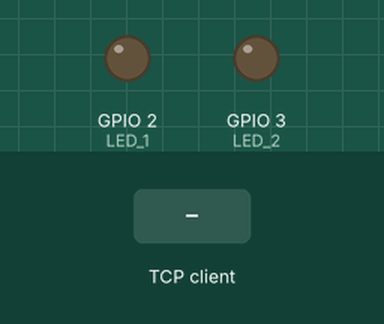
Simulated run of this program. Board: Raspberry Pi (BCM pin numbers). On the bench: output pins drawn as LEDs (lit = HIGH). The inputs (shaded band) are chosen by the test bench. One TCP client connects 1 s after the port opens and stays connected; the interpreter's speed is modelled, so counts of loop turns are approximate; threads take turns every 2 ms; what the program prints to the terminal is not drawn.

Above: at 1.2 s.
1.3 s: the TCP client sends "1"
At 1.6 s:
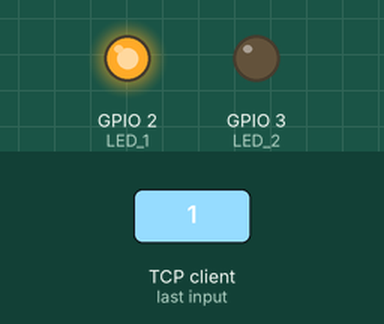
2.8 s: the TCP client sends "0"
At 3.9 s:
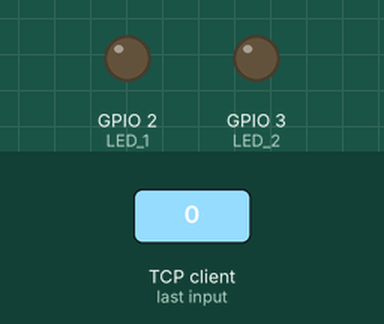
Timing chart, 0 to 5.8 s (numbered marks = the images above; inputs shaded):
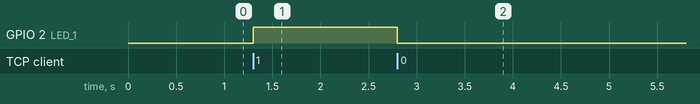

Measured:
- after the input at 1.3 s, GPIO 2 (LED_1): LOW → HIGH at once
- after the input at 2.8 s, GPIO 2 (LED_1): HIGH → LOW at once

The program:

robotServer.py
```python
import socket
from _thread import *
import sys
from hardwareControl import responseToTheRequest

## Web Socket
HOST = ''   # all available interfaces
PORT = 12345 # Non-privileged port

s = socket.socket(socket.AF_INET,socket.SOCK_STREAM)

print("Socket Created")

try:
    s.bind((HOST,PORT))
except socket.error as msg:
    print("Bind failed. Error Code: "+ str(msg[0]) + "Message : "+msg[1])
    sys.exit()

print("Socket Bind Complete")
print("PORT : "+str(PORT))

## Controls the number of incoming connections that are kept "waiting"
## if the program is already busy.
s.listen(10)
print("Socket Now Listening")

reply=b''
data=b''
dataToInt=0
response=b''

def clientThread(conn):
    conn.send(b'Welcome to the server. Type something and hit enter\n')
    while True:
        reply=b''
        data=b''
        #now keep talking with the client
        data = conn.recv(1024)
        try :
            dataToInt = int(data)
        except ValueError:
            pass
        response = responseToTheRequest(dataToInt)
        reply = reply + response+b"\r\n\r\n"
        if not data:
            break
        response=b''
        conn.sendall(reply)
    conn.close()

#now keep talking with the client
while True:
    # Wait to accept a connection - blocking call
    conn, addr = s.accept()

    # Display client information
    print("Connected with "+addr[0]+": "+str(addr[1]))

    #start new thread
    start_new_thread(clientThread,(conn,))

s.close()
```

hardwareControl.py
```python
import RPi.GPIO as GPIO
from time import sleep

## Setup the Hardware
GPIO.setmode(GPIO.BCM)
GPIO.setwarnings(False)
LED_1 = 2
LED_2 = 3
GPIO.setup(LED_1,GPIO.OUT)
GPIO.output(LED_1,0)
GPIO.setup(LED_2,GPIO.OUT)
GPIO.output(LED_2,0)


def responseToTheRequest(data):
    response=b''
    if data == 0:
        GPIO.output(LED_1,0)
        GPIO.output(LED_2,0)
        response = b'RED OFF & GREEN OFF'
    elif data == 1:
        GPIO.output(LED_1,1)
        GPIO.output(LED_2,0)
        response = b'RED ON & GREEN OFF'
    elif data == 2:
        GPIO.output(LED_1,0)
        GPIO.output(LED_2,1)
        response = b'RED OFF & GREEN ON'
    elif data == 3:
        GPIO.output(LED_1,1)
        GPIO.output(LED_2,1)
        response = b'RED ON & GREEN ON'
    else :
        GPIO.output(LED_1,0)
        GPIO.output(LED_2,0)
        print("Invalid")
        response = b'-1'
    return response
```
